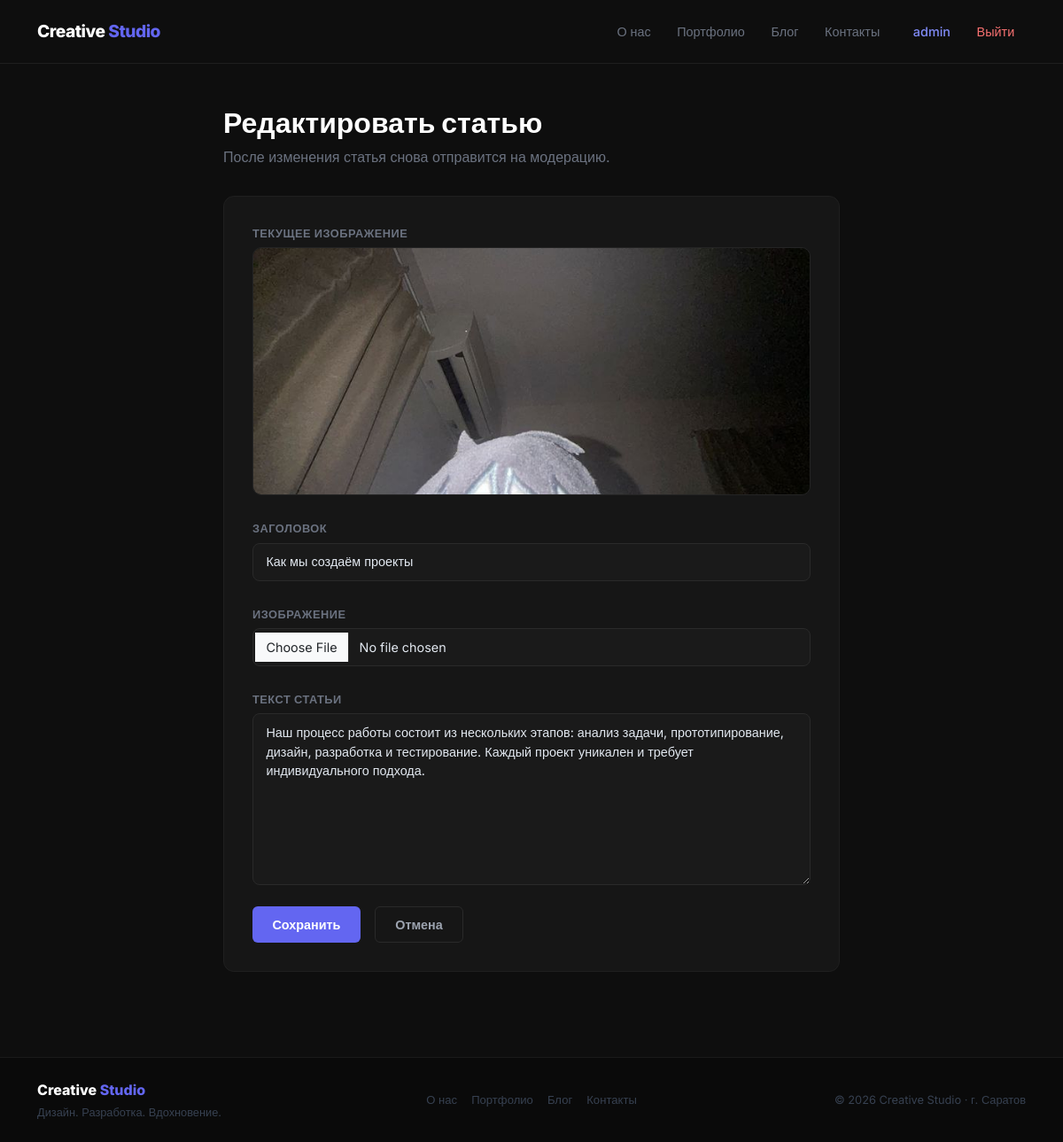
The page /blog/3/edit/ (signed in) on the database its author committed.
### blog/models.py (models this page shows, shortened)
class Article(models.Model):
    STATUS_CHOICES = [
        ('pending', 'На проверке'),
        ('approved', 'Одобрено'),
        ('rejected', 'Отклонено'),
    ]
    title = models.CharField(max_length=200, verbose_name='Заголовок')
    image = models.ImageField(
        upload_to='blog/',
        blank=True,
        null=True,
        verbose_name='Изображение'
    )
    content = models.TextField(verbose_name='Содержание')
    created_at = models.DateTimeField(auto_now_add=True)
    author = models.ForeignKey(
        User,
        on_delete=models.CASCADE,
        verbose_name='Автор'
    )
    views = models.PositiveIntegerField(
        default=0,
        verbose_name='Просмотры'
    )
    status = models.CharField(
        max_length=20,
        choices=STATUS_CHOICES,
        default='pending',
        verbose_name='Статус'
    )
    class Meta:
        verbose_name = 'Статья'
        verbose_name_plural = 'Статьи'
        ordering = ['-created_at']

### blog/views.py (the view)
# urls.py: path('<int:pk>/edit/', views.edit_article, name='edit_article'),
@login_required
def edit_article(request, pk):
    article = get_object_or_404(Article, pk=pk)
    if article.author != request.user and not request.user.is_staff:
        messages.error(request, 'Вы не можете редактировать чужую статью.')
        return redirect('profile')
    if request.method == 'POST':
        form = ArticleForm(request.POST, request.FILES, instance=article)
        if form.is_valid():
            article = form.save(commit=False)
            if request.user.is_staff:
                article.status = 'approved'
                messages.success(request, 'Статья обновлена.')
            else:
                article.status = 'pending'
                messages.success(
                    request,
                    'Статья обновлена и снова отправлена на модерацию.'
                )
            article.save()
            return redirect('profile')
    else:
        form = ArticleForm(instance=article)
    return render(request, 'edit_article.html', {
        'form': form,
        'article': article
    })

### blog/forms.py (shortened to what this page needs)
class ArticleForm(forms.ModelForm):
    class Meta:
        model = Article
        fields = ['title', 'image', 'content']
        widgets = {
            'title': forms.TextInput(attrs={
                'class': 'form-control',
                'placeholder': 'Заголовок статьи'
            }),
            'image': forms.FileInput(attrs={
                'class': 'form-control',
                'accept': 'image/jpeg,image/png,image/webp'
            }),
            'content': forms.Textarea(attrs={
                'class': 'form-control',
                'rows': 8,
                'placeholder': 'Текст статьи'
            }),
        }
        labels = {
            'title': 'Заголовок',
            'image': 'Изображение',
            'content': 'Текст статьи',
        }

### templates/edit_article.html (shortened to what this page needs)
{% extends 'base.html' %}
{% block content %}
<div class="container py-5" style="max-width: 720px;">
    <div style="margin-bottom: 2rem;">
        <h1 style="font-size: 2rem; font-weight: 800; color: #fff; margin-bottom: 0.4rem;">
            Редактировать статью
        </h1>
        <p style="color: #6b7280; margin: 0;">
            После изменения статья снова отправится на модерацию.
        </p>
    </div>
    <div class="card" style="padding: 2rem;">
        {% if article.image %}
            <div style="margin-bottom: 1.5rem;">
                <div class="form-label">Текущее изображение</div>
                <img src="{{ article.image.url }}"
                     alt="{{ article.title }}"
                     style="width: 100%; max-height: 280px; object-fit: cover;
                            border-radius: 10px; border: 1px solid #242424;">
            </div>
        {% endif %}
        <form method="post" enctype="multipart/form-data">
            {% for field in form %}
                <div class="mb-4">
                    <label class="form-label">{{ field.label }}</label>
                    {{ field }}
                </div>
            {% endfor %}
            <div class="d-flex gap-3">
                <button type="submit" class="btn btn-primary">
                    Сохранить
                </button>
                <a href="{% url 'profile' %}" class="btn btn-outline-light">
                    Отмена
                </a>
            </div>
        </form>
    </div>
</div>
{% endblock %}

### templates/base.html (shortened to what this page needs)
<!DOCTYPE html>
<html lang="ru">
<head>
    <link href="https://cdn.jsdelivr.net/npm/bootstrap@5.3.0/dist/css/bootstrap.min.css" rel="stylesheet">
</head>
<body>
<nav class="navbar navbar-expand-lg">
    <div class="container">
        <a class="navbar-brand" href="/">Creative <span>Studio</span></a>
        <div class="collapse navbar-collapse" id="navMenu">
            <ul class="navbar-nav ms-auto align-items-center gap-1">
                <li class="nav-item">
                    <a class="nav-link" href="{% url 'about' %}">О нас</a>
                </li>
                <li class="nav-item">
                    <a class="nav-link" href="{% url 'portfolio' %}">Портфолио</a>
                </li>
                <li class="nav-item">
                    <a class="nav-link" href="{% url 'article_list' %}">Блог</a>
                </li>
                <li class="nav-item">
                    <a class="nav-link" href="{% url 'contacts' %}">Контакты</a>
                </li>
                {% if user.is_authenticated %}
                <li class="nav-item ms-2">
                    <a class="nav-link" href="{% url 'profile' %}"
                       style="color: #818cf8 !important;">
                        {{ user.username }}
                    </a>
                </li>
                <li class="nav-item">
                    <a class="nav-link" href="{% url 'logout' %}"
                       style="color: #f87171 !important;">Выйти</a>
                </li>
                {% endif %}
            </ul>
        </div>
    </div>
</nav>
<main>
    {% block content %}{% endblock %}
</main>
<footer class="py-4 mt-5">
    <div class="container">
        <div class="row align-items-center">
            <div class="col-md-4 mb-2 mb-md-0">
                <span style="font-weight: 800; color: #fff; font-size: 1rem;">
                    Creative <span style="color: #6366f1;">Studio</span>
                </span>
                <p style="color: #374151; font-size: 0.8rem; margin: 0.2rem 0 0;">
                    Дизайн. Разработка. Вдохновение.
                </p>
            </div>
            <div class="col-md-4 text-center mb-2 mb-md-0">
                <div class="d-flex justify-content-center gap-3">
                    <a href="{% url 'about' %}" style="color: #374151; font-size: 0.82rem; text-decoration: none;">О нас</a>
                    <a href="{% url 'portfolio' %}" style="color: #374151; font-size: 0.82rem; text-decoration: none;">Портфолио</a>
                    <a href="{% url 'article_list' %}" style="color: #374151; font-size: 0.82rem; text-decoration: none;">Блог</a>
                    <a href="{% url 'contacts' %}" style="color: #374151; font-size: 0.82rem; text-decoration: none;">Контакты</a>
                </div>
            </div>
            <div class="col-md-4 text-md-end">
                <p style="color: #374151; font-size: 0.8rem; margin: 0;">
                    © 2026 Creative Studio · г. Саратов
                </p>
            </div>
        </div>
    </div>
</footer>
</body>
</html>

### templates/base.html (style rules this page uses)
* { margin: 0; padding: 0; box-sizing: border-box; }
body { background: #0e0e0e; color: #e2e8f0; font-family: 'Inter', sans-serif; overflow-x: hidden; }
.navbar { background: #0e0e0e; border-bottom: 1px solid #1f1f1f; padding: 1rem 0; position: sticky; top: 0; z-index: 999; }
.navbar-brand { font-size: 1.2rem; font-weight: 800; color: #fff !important; letter-spacing: -0.5px; }
.navbar-brand span { color: #6366f1; }
.nav-link { color: #6b7280 !important; font-weight: 500; font-size: 0.9rem; padding: 0.4rem 0.8rem !important; border-radius: 6px; transition: all 0.2s; }
.btn-primary { background: #6366f1; border: none; border-radius: 6px; padding: 0.55rem 1.4rem; font-weight: 600; font-size: 0.9rem; color: #fff; transition: background 0.2s; }
.btn-outline-light { border-radius: 6px; padding: 0.55rem 1.4rem; font-weight: 600; font-size: 0.9rem; border: 1px solid #2a2a2a; color: #9ca3af; background: transparent; transition: all 0.2s; }
.card { background: #161616; border: 1px solid #1f1f1f; border-radius: 12px; color: #e2e8f0; transition: border-color 0.2s, transform 0.2s; overflow: hidden; }
.form-control, .form-select { background: #1a1a1a !important; border: 1px solid #2a2a2a !important; color: #e2e8f0 !important; border-radius: 8px !important; padding: 0.6rem 0.9rem !important; font-size: 0.9rem; transition: border-color 0.2s; }
.form-control::placeholder { color: #4b5563 !important; }
.form-label { color: #6b7280; font-size: 0.8rem; font-weight: 600; text-transform: uppercase; letter-spacing: 0.5px; margin-bottom: 0.4rem; }
footer { background: #0a0a0a; border-top: 1px solid #1a1a1a; }

### rows shown on the page
Article: image (picture), form "Как мы создаём проекты" "Наш процесс работы состоит из нескольких этапов: анализ задачи, прототипирование, дизайн, разработка и тестирование. Каждый проект уникален и требует индивидуального подхода."

### other values the page prints
{{ user.username }} "admin"
{{ field.label }} "ЗАГОЛОВОК" "ИЗОБРАЖЕНИЕ" "ТЕКСТ СТАТЬИ"
